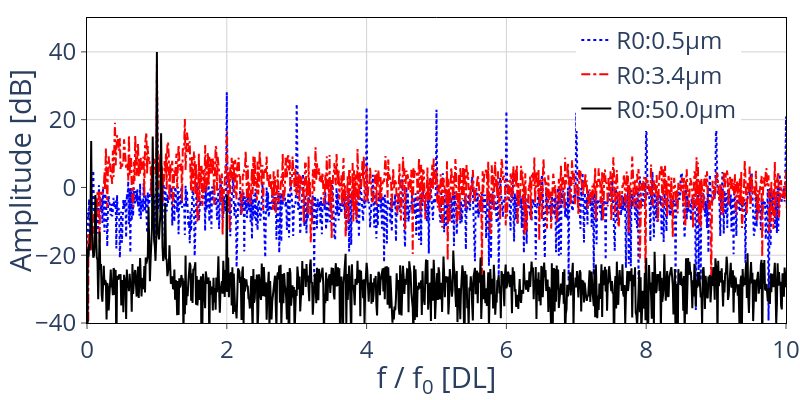

The cell this chart's notebook holds for it:
### Code cell
fft_lim = 10 # this is the upper limit for plotting the spectrum (fft/psd of emissions)
fig_psd = go.Figure()
linestyles = cycle(lines)
colournames = cycle(colours)

for i in range(n_cases):
    fig_psd.add_trace( 
        go.Scatter(x=results_df[i]['spectrum_freq'], y=10*np.log10(results_df[i]['spectrum']), 
                   line=dict(dash=next(linestyles),color=next(colournames)), name=results_df[i]['legend'])
    )
        
fig_psd.update_layout(
    height=Fig_Height,
    width=Fig_Width,
    font_size=Font_Size,
    xaxis=dict(title="f / f<sub>0</sub> [DL]",tickfont = dict(size=Tick_Size), range=[0, fft_lim]),
    yaxis=dict(title="Amplitude [dB]",tickfont = dict(size=Tick_Size),range=[-40,50]),
    plot_bgcolor='white',
    legend=dict(
        x=0.7,
        y=1,
        traceorder='normal',
        font=dict(size=Font_Size,),
    ),
    legend_title=None,
    margin=go.layout.Margin(
        l=0, #left margin
        r=0, #right margin
        b=0, #bottom margin
        t=0  #top margin
    )
)
fig_psd.update_xaxes(
    mirror=True,
    ticks='outside',
    showline=True,
    linecolor='black',
    gridcolor='lightgrey'
)
fig_psd.update_yaxes(
    mirror=True,
    ticks='outside',
    showline=True,
    linecolor='black',
    gridcolor='lightgrey'
)

fig_psd.show()
if savefig_flag:
    print("figure name: " + "spectrum_GA_calculated_emissions_"+result_id)
    save_figure(fig_psd, "spectrum_GA_calculated_emissions_"+result_id, folder_path)

### Figure 1 — Plotly figure (JSON) as saved in the notebook; plotly's stock layout.template omitted (floating-point values rounded to 4 significant figures; data arrays with more than 128 entries replaced by an {"elided": "..."} marker saying what was removed)
{"data": [{"line": {"color": "blue", "dash": "dot"}, "name": "R0:0.5μm", "type": "scatter", "x": {"elided": "5000 float values"}, "y": {"elided": "5000 float values"}}, {"line": {"color": "red", "dash": "dashdot"}, "name": "R0:3.4μm", "type": "scatter", "x": {"elided": "5000 float values"}, "y": {"elided": "5000 float values"}}, {"line": {"color": "black", "dash": "solid"}, "name": "R0:50.0μm", "type": "scatter", "x": {"elided": "5000 float values"}, "y": {"elided": "5000 float values"}}], "layout": {"font": {"size": 24}, "height": 400, "legend": {"font": {"size": 24}, "title": {}, "traceorder": "normal", "x": 0.7, "y": 1}, "margin": {"b": 0, "l": 0, "r": 0, "t": 0}, "plot_bgcolor": "white", "width": 800, "xaxis": {"gridcolor": "lightgrey", "linecolor": "black", "mirror": true, "range": [0, 10], "showline": true, "tickfont": {"size": 24}, "ticks": "outside", "title": {"text": "f / f<sub>0</sub> [DL]"}}, "yaxis": {"gridcolor": "lightgrey", "linecolor": "black", "mirror": true, "range": [-40, 50], "showline": true, "tickfont": {"size": 24}, "ticks": "outside", "title": {"text": "Amplitude [dB]"}}}}
